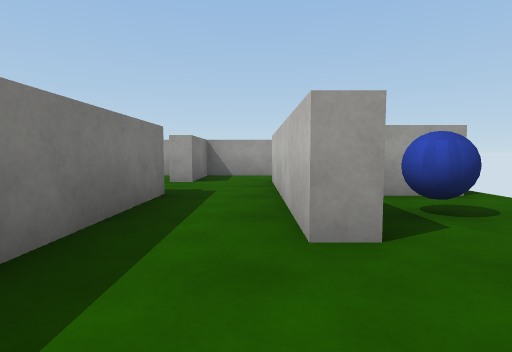
[1] (above)

12 first-person views from a walk through a 3-D level made in the Unity game engine. The camera is 0.3 m above the floor, tilts 4° down and sees 80° across. The floor is counted in squares, 0.5 m on a side. Each view is taken from the middle of a square. On the plan, view 1 faces up. The plan holds only what a view shows up to about 9 squares ahead; the rest is blank. The player character is not drawn. Surface patterns are stand-ins for the level's own textures.

[2]
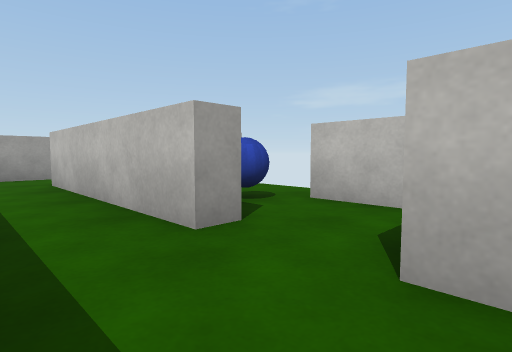

[3]
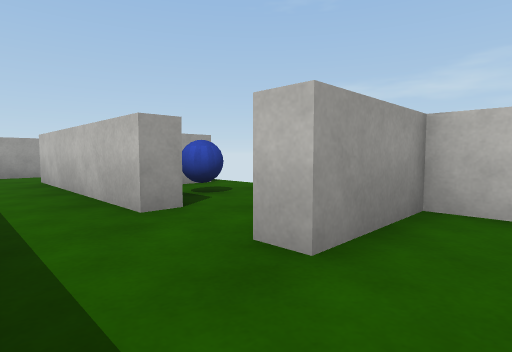

[4]
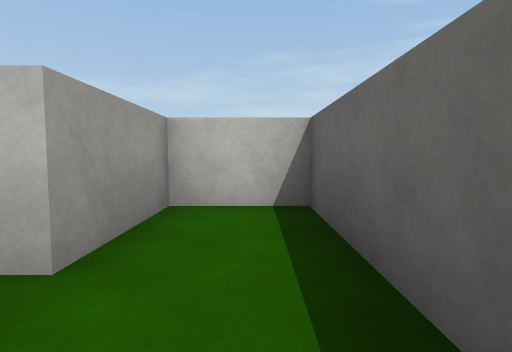

[5]
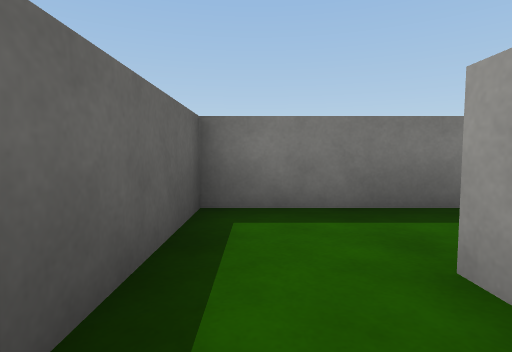

[6]
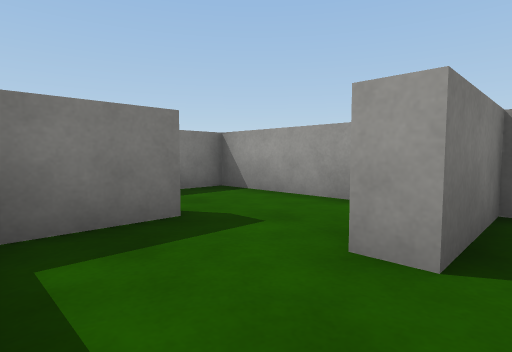

[7]
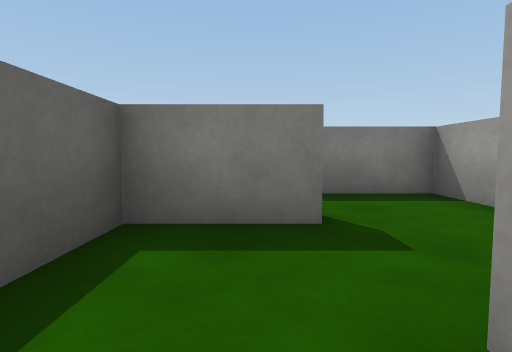

[8]
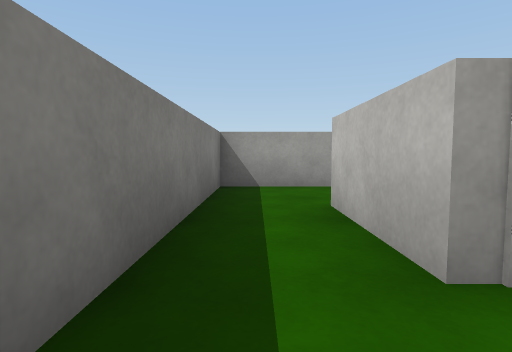

[9]
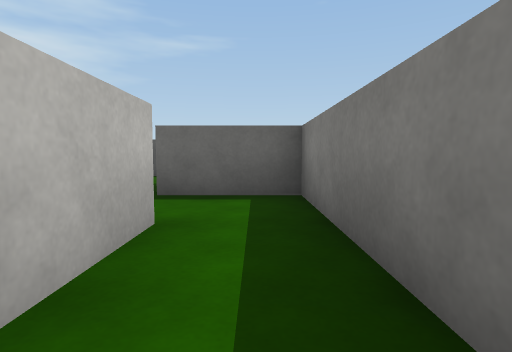

[10]
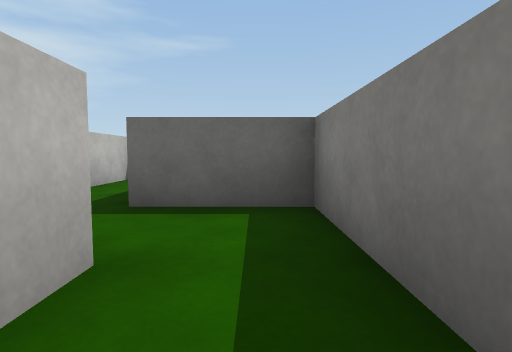

[11]
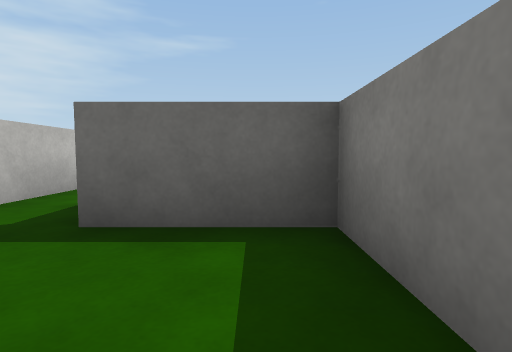

[12]
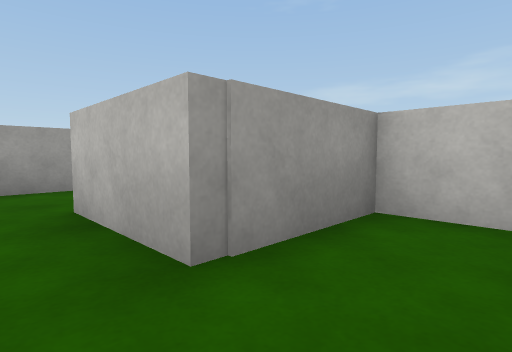

### Floor plan
Ten units are one square. View 1 is at (0, 0); x grows to the right and y downward. Boxes are objects, and circles mark ways between rooms. Rooms are numbered by the first view taken in them; rooms with no view inside come last. Other rooms are left out.
<svg viewBox="-62 -92 92 113">
<path fill="none" stroke="#000" d="M-14 -6 -14 16 25 16 25 0 5 0 5 -6M-14 -48 -14 -6M5 -21 5 -70M-14 -67 -20 -67M-36 -66 -36 -48 -22 -48M-41 -44 -41 -66M-24 -87 -57 -87 -57 -25 -45 -25M-45 -25 -35 -25M-19 -32 -19 -44 -41 -44M-19 -5 -19 -14M-4 -87 -14 -87 -14 -67"/>
<circle cx="-5" cy="0" r="3" fill="#2a7"/>
<circle cx="-20" cy="-60" r="3" fill="#2a7"/>
<circle cx="-10" cy="-70" r="3" fill="#2a7"/>
<circle cx="-40" cy="-30" r="3" fill="#2a7"/>
<text x="0" y="10">1</text>
<text x="-10" y="-40">2</text>
<text x="-50" y="-60">3</text>
<text x="-30" y="-20">4</text>
<text x="-10" y="-80">5</text>
</svg>
Room 1 opens to room 2. Room 2 opens to room 3. Room 2 opens to room 5. Room 3 opens to room 4.

Where each view was taken, in squares from view 1:
view 1: 0 up, 0 right, facing up
view 2: 0 up, 1 left, facing up-right
view 3: 1 down, 1 left, facing up-right
view 4: 1 down, 1 left, facing right
view 5: 1 down, 2 right, facing left
view 6: 5 up, 1 left, facing up-left
view 7: 6 up, 1 left, facing left
view 8: 3 up, 5 left, facing up
view 9: 7 up, 5 left, facing down
view 10: 6 up, 5 left, facing down
view 11: 5 up, 5 left, facing down
view 12: 3 up, 5 left, facing up-right
